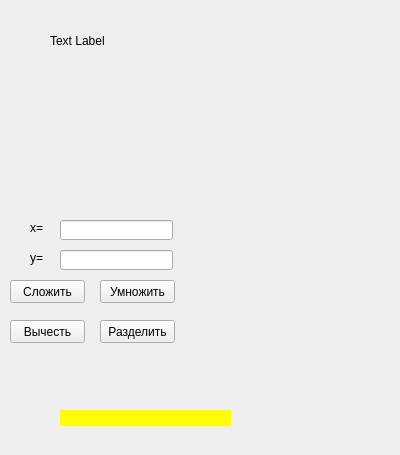
<?xml version="1.0" encoding="UTF-8"?>
<ui version="4.0">
 <class>Form</class>
 <widget class="QWidget" name="Form">
  <property name="geometry">
   <rect>
    <x>0</x>
    <y>0</y>
    <width>400</width>
    <height>455</height>
   </rect>
  </property>
  <property name="windowTitle">
   <string>Main Window</string>
  </property>
  <widget class="QLabel" name="label">
   <property name="geometry">
    <rect>
     <x>50</x>
     <y>30</y>
     <width>61</width>
     <height>21</height>
    </rect>
   </property>
   <property name="text">
    <string>Text Label</string>
   </property>
  </widget>
  <widget class="QLineEdit" name="lineEdit">
   <property name="geometry">
    <rect>
     <x>60</x>
     <y>220</y>
     <width>113</width>
     <height>20</height>
    </rect>
   </property>
  </widget>
  <widget class="QLineEdit" name="lineEdit_2">
   <property name="geometry">
    <rect>
     <x>60</x>
     <y>250</y>
     <width>113</width>
     <height>20</height>
    </rect>
   </property>
  </widget>
  <widget class="QLabel" name="label_2">
   <property name="geometry">
    <rect>
     <x>30</x>
     <y>220</y>
     <width>21</width>
     <height>16</height>
    </rect>
   </property>
   <property name="text">
    <string>x=</string>
   </property>
  </widget>
  <widget class="QLabel" name="label_3">
   <property name="geometry">
    <rect>
     <x>30</x>
     <y>250</y>
     <width>21</width>
     <height>16</height>
    </rect>
   </property>
   <property name="text">
    <string>y=</string>
   </property>
  </widget>
  <widget class="QLabel" name="label_4">
   <property name="geometry">
    <rect>
     <x>60</x>
     <y>410</y>
     <width>171</width>
     <height>16</height>
    </rect>
   </property>
   <property name="styleSheet">
    <string notr="true">background-color: yellow</string>
   </property>
   <property name="text">
    <string/>
   </property>
  </widget>
  <widget class="QPushButton" name="pushButton">
   <property name="geometry">
    <rect>
     <x>10</x>
     <y>280</y>
     <width>75</width>
     <height>23</height>
    </rect>
   </property>
   <property name="text">
    <string>Сложить</string>
   </property>
  </widget>
  <widget class="QPushButton" name="pushButton_2">
   <property name="geometry">
    <rect>
     <x>100</x>
     <y>280</y>
     <width>75</width>
     <height>23</height>
    </rect>
   </property>
   <property name="text">
    <string>Умножить</string>
   </property>
  </widget>
  <widget class="QPushButton" name="pushButton_3">
   <property name="geometry">
    <rect>
     <x>10</x>
     <y>320</y>
     <width>75</width>
     <height>23</height>
    </rect>
   </property>
   <property name="text">
    <string>Вычесть</string>
   </property>
  </widget>
  <widget class="QPushButton" name="pushButton_4">
   <property name="geometry">
    <rect>
     <x>100</x>
     <y>320</y>
     <width>75</width>
     <height>23</height>
    </rect>
   </property>
   <property name="text">
    <string>Разделить</string>
   </property>
  </widget>
 </widget>
 <resources/>
 <connections/>
</ui>
